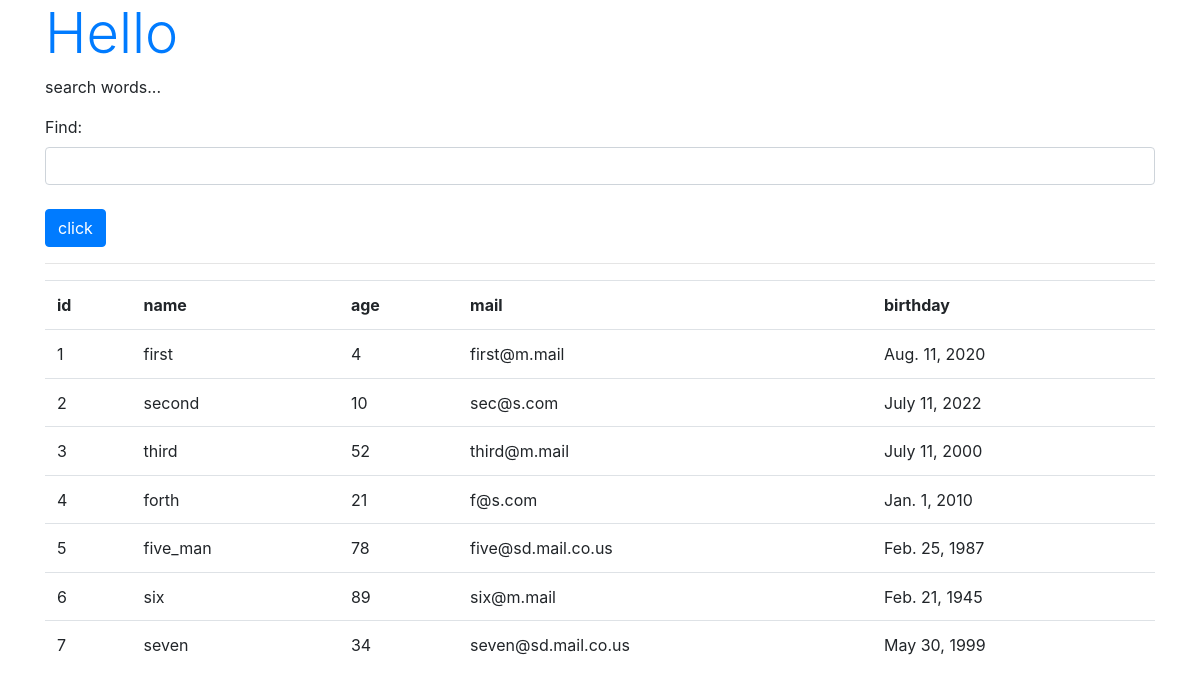
/hello/find, run on the app's committed database.
### hello/models.py (models this page shows, shortened)
class Friend(models.Model):
    name = models.CharField(max_length=100, \
        validators=[number_only])
    mail = models.EmailField(max_length=200)
    gender = models.BooleanField()
    age = models.IntegerField()
    birthday = models.DateField()

### hello/views.py (the view)
# urls.py: path('find', views.find, name='find'),
def find(request):
    if (request.method == 'POST'):
        msg = request.POST['find']
        form = FindForm(request.POST)
        sql = 'select * from hello_friend'
        if (msg != ''):
            sql += ' where ' + msg
        data = Friend.objects.raw(sql)
        msg = sql
    else:
        msg = 'search words...'
        form = FindForm()
        data =Friend.objects.all()
    params = {
        'title': 'Hello',
        'message': msg,
        'form':form,
        'data':data,
    }
    return render(request, 'hello/find.html', params)

### hello/forms.py
class FindForm(forms.Form):
    find = forms.CharField(label='Find', required=False, \
        widget=forms.TextInput(attrs={'class':'form-control'}))

### hello/templates/hello/find.html (shortened to what this page needs)
{% load static %}
<!doctype html>
<html lang="ja">
<head>
    <link rel="stylesheet"
    href="https://stackpath.bootstrapcdn.com/bootstrap/4.3.1/css/bootstrap.min.css"
>
</head>
<body class="container">
    <h1 class="display-4 text-primary">
        {{title}}</h1>
    <p>{{message|safe}}</p>
    <form action="{% url 'find' %}" method="post">
    {{ form.as_p }}
    <tr><th></th><td>
        <input type="submit" value="click"
            class="btn btn-primary mt-2"></td></tr>
    </form>
    <hr>
    <table class="table">
        <tr>
            <th>id</th>
            <th>name</th>
            <th>age</th>
            <th>mail</th>
            <th>birthday</th>
        </tr>
    {% for item in data %}
        <tr>
            <td>{{item.id}}</td>
            <td>{{item.name}}</td>
            <td>{{item.age}}</td>
            <td>{{item.mail}}</td>
            <td>{{item.birthday}}</td>
        <tr>
    {% endfor %}
    </table>
</body>
</html>

### data on the page
Friend: id "1", name "first", age "4", mail "first@m.mail", birthday "Aug. 11, 2020"
Friend: id "2", name "second", age "10", mail "sec@s.com", birthday "July 11, 2022"
Friend: id "3", name "third", age "52", mail "third@m.mail", birthday "July 11, 2000"
Friend: id "4", name "forth", age "21", mail "f@s.com", birthday "Jan. 1, 2010"
Friend: id "5", name "five_man", age "78", mail "five@sd.mail.co.us", birthday "Feb. 25, 1987"
Friend: id "6", name "six", age "89", mail "six@m.mail", birthday "Feb. 21, 1945"
Friend: id "7", name "seven", age "34", mail "seven@sd.mail.co.us", birthday "May 30, 1999"

### other printed values
{{ title }} "Hello"
{{ message|safe }} "search words..."
